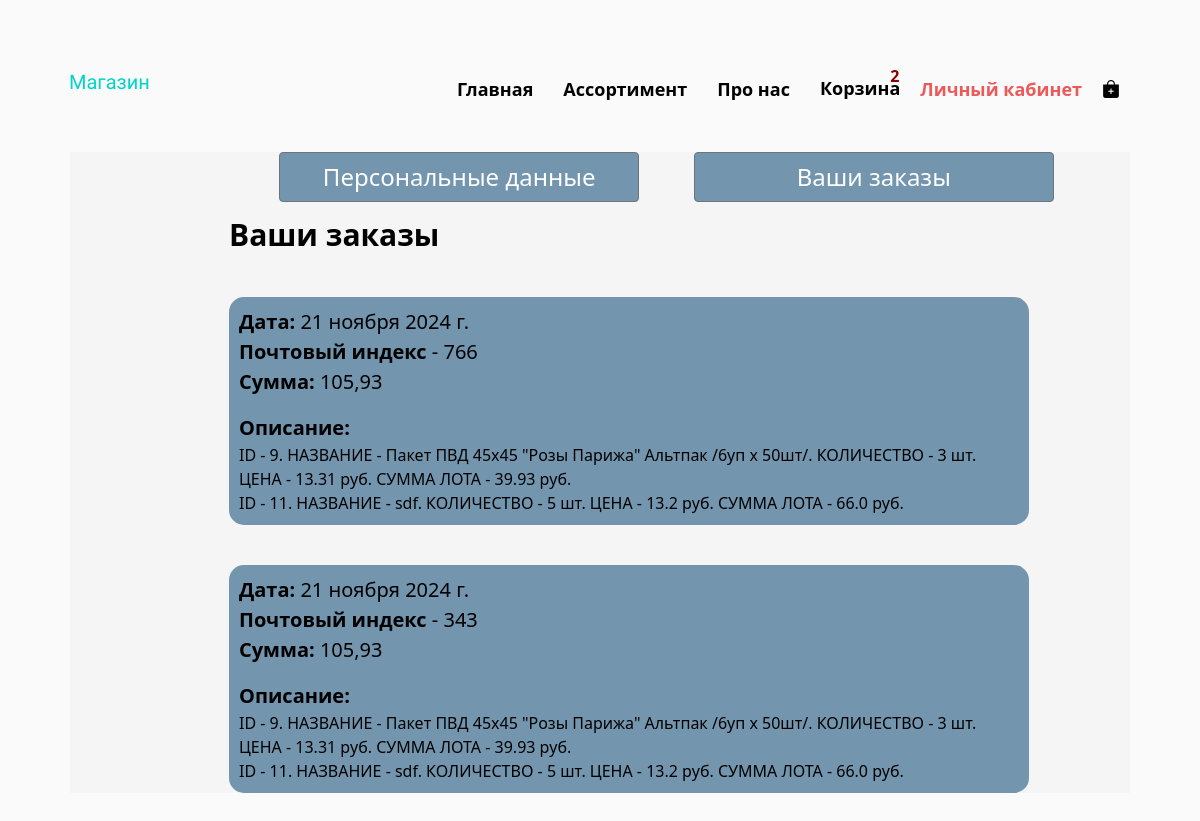
The app's page /account/orders (signed in) with its own data.
### payment/models.py (models this page shows, shortened)
class Orders(models.Model):
    phone = models.CharField('Номер телефона', max_length=20)
    name = models.CharField('Имя пользователя', max_length=20)
    date = models.DateField('Дата', default=datetime.now)
    summ = models.FloatField('Сумма заказа', default=0)
    status = models.IntegerField('Статус оплаты', default=0)
    id_yk = models.CharField('ID из Yookassa', max_length=100, default='')
    description = models.CharField('Детали заказа', max_length=10000, default='')
    index = models.CharField('Почтовый индекс', max_length=20, default='')
    class Meta:
        verbose_name = 'Ордер'
        verbose_name_plural = 'Ордера'

### users/views.py (the view)
# urls.py: path('/orders', views.orders, name='orders'),
def orders(request):
    orders_ = Orders.objects.filter(status=1, phone=request.user.username)
    for order in orders_:
        try:
            desc = order.description
            desc_ = ''
            for i in range(len(desc)):
                if desc[i] + desc[i + 1] == 'ID':
                    desc_ += str(i + 1) + ') '
                desc_ += desc[i]
            order.description = mark_safe(desc_)
        except Exception as e:
            pass
    all_quantity = len(list(Basket.objects.filter(username=request.user.username)))
    return render(request, 'users/orders.html', {'all_q': all_quantity, 'active_b': 'private', 'orders': orders_[::-1]})

### users/templates/users/orders.html (shortened to what this page needs)
{% extends 'base/layout.html' %}
{% block content %}
{% load static %}
{% block css %}
    <link rel="stylesheet" href="{% static 'users/css/lk.css' %}">
{% endblock %}
    <div class="acc2">
         <div class="shapka">
            <a href="{% url 'private' %}"><button type="button" class="btn btn-acc btn-outline-secondary">Персональные данные</button></a>
            <a href="{% url 'orders' %}"><button type="button" class="btn btn-acc btn-outline-secondary">Ваши заказы</button></a>
        </div>
        <div class="orders">
            <p class="title">Ваши заказы</p>
             {% for order in orders %}
                <div class="order">
                     <p><span class="get">Дата:</span> {{ order.date }}<br><span class="get">Почтовый индекс</span> - {{order.index}}<br><span class="get">Сумма: </span> <span>{{ order.summ }}</span><br></p>
                    <span class="get">Описание:</span><br>
                    <span>{{ order.description|linebreaksbr }}</span>
                </div>
            {% endfor %}
        </div>
    </div>
{% endblock %}

### base/static/base/css/main.css (style rules this page uses)
html { background-color: #fafafa; }
body { margin-left: 70px; margin-right: 70px; font-family: 'Roboto-Regular', sans-serif; background-size: 100%; padding: 0; background-attachment: fixed; background-size: cover; background-repeat: no-repeat; background-position: center center; margin-bottom: 200px; color: black; }

### base/static/base/css/assortment.css (style rules this page uses)
:root { --rad: .7rem; --dur: .3s; --color-dark: #2f2f2f; --color-light: #fff; --color-brand: #57bd84; --font-fam: 'Lato', sans-serif; --height: 5rem; --btn-width: 6rem; --bez: cubic-bezier(0, 0, 0.43, 1.49); }
:root { --vs-primary: 29 92 255; }

### base/static/base/css/as3.css (style rules this page uses)
:root { --rad: .7rem; --dur: .3s; --color-dark: #2f2f2f; --color-light: #fff; --color-brand: #57bd84; --height: 5rem; --btn-width: 6rem; --bez: cubic-bezier(0, 0, 0.43, 1.49); }
:root { --vs-primary: 29 92 255; }

### users/static/users/css/lk.css (style rules this page uses)
.acc, .acc2 { margin: 15% 0 0 15%; }
.acc2 { margin-bottom: 100px; }
.orders p { font-size: 20px; color: black; }
.orders .title, .prvt .title { color: black; font-weight: bold; font-size: 30px; margin-top: 10px; }
.order .get { font-weight: bold; font-size: 20px; }
.order { width: 800px; height: auto; background-color: #7395AE; border-radius: 15px; margin-top: 40px; padding: 10px; }
.shapka { margin-top: -60px; }
.shapka button { font-size: 180%; width: 30%; margin-left: 50px; color: white; background-color: #7395AE; }
.btn-acc { color: white; background-color: #7395AE; font-size: 120%; }
@media only screen and (max-width: 1600px) { .acc, .acc2 { margin-top: 20%; color: black; } }
@media only screen and (max-width: 1600px) { .shapka button { font-size: 150%; } }
@media only screen and (max-width: 1250px) { .shapka button { width: 40%; } }

### records on screen
Orders: date "21 ноября 2024 г.", index "766", summ "105,93", description "ID - 9. НАЗВАНИЕ - Пакет ПВД 45х45 \"Розы Парижа\" Альтпак /6уп х 50шт/. КОЛИЧЕСТВО - 3 шт. ЦЕНА - 13.31 руб. СУММА ЛОТА - 39.93 руб. ID - 11. НАЗВАНИЕ - sdf. КОЛИЧЕСТВО - 5 шт. ЦЕНА - 13.2 руб. СУММА ЛОТА - 66.0 руб."
Orders: date "21 ноября 2024 г.", index "343", summ "105,93", description "ID - 9. НАЗВАНИЕ - Пакет ПВД 45х45 \"Розы Парижа\" Альтпак /6уп х 50шт/. КОЛИЧЕСТВО - 3 шт. ЦЕНА - 13.31 руб. СУММА ЛОТА - 39.93 руб. ID - 11. НАЗВАНИЕ - sdf. КОЛИЧЕСТВО - 5 шт. ЦЕНА - 13.2 руб. СУММА ЛОТА - 66.0 руб."

### other values on screen
{{ all_q }} "2"
